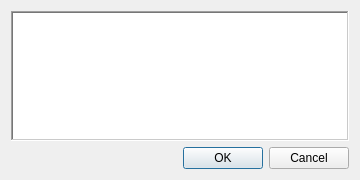
<?xml version="1.0" encoding="UTF-8"?>
<ui version="4.0">
 <class>TextDialog</class>
 <widget class="QDialog" name="TextDialog">
  <property name="windowModality">
   <enum>Qt::ApplicationModal</enum>
  </property>
  <property name="geometry">
   <rect>
    <x>0</x>
    <y>0</y>
    <width>360</width>
    <height>180</height>
   </rect>
  </property>
  <property name="locale">
   <locale language="English" country="UnitedStates"/>
  </property>
  <property name="modal">
   <bool>false</bool>
  </property>
  <layout class="QVBoxLayout" name="verticalLayout">
   <item>
    <widget class="QTextEdit" name="high_edit_txt">
     <property name="frameShape">
      <enum>QFrame::WinPanel</enum>
     </property>
     <property name="acceptRichText">
      <bool>false</bool>
     </property>
    </widget>
   </item>
   <item>
    <widget class="QFrame" name="btn_box">
     <property name="sizePolicy">
      <sizepolicy hsizetype="Preferred" vsizetype="Fixed">
       <horstretch>0</horstretch>
       <verstretch>0</verstretch>
      </sizepolicy>
     </property>
     <layout class="QHBoxLayout" name="horizontalLayout">
      <property name="margin" stdset="0">
       <number>0</number>
      </property>
      <item>
       <spacer name="horizontalSpacer">
        <property name="orientation">
         <enum>Qt::Horizontal</enum>
        </property>
        <property name="sizeHint" stdset="0">
         <size>
          <width>175</width>
          <height>20</height>
         </size>
        </property>
       </spacer>
      </item>
      <item>
       <widget class="QPushButton" name="ok_btn">
        <property name="toolTip">
         <string>Check online for an updated version</string>
        </property>
        <property name="text">
         <string>OK</string>
        </property>
       </widget>
      </item>
      <item>
       <widget class="QPushButton" name="cancel_btn">
        <property name="text">
         <string>Cancel</string>
        </property>
       </widget>
      </item>
     </layout>
    </widget>
   </item>
  </layout>
 </widget>
 <resources>
  <include location="../images.qrc"/>
 </resources>
 <connections>
  <connection>
   <sender>cancel_btn</sender>
   <signal>clicked()</signal>
   <receiver>TextDialog</receiver>
   <slot>close()</slot>
   <hints>
    <hint type="sourcelabel">
     <x>169</x>
     <y>116</y>
    </hint>
    <hint type="destinationlabel">
     <x>168</x>
     <y>75</y>
    </hint>
   </hints>
  </connection>
  <connection>
   <sender>ok_btn</sender>
   <signal>clicked()</signal>
   <receiver>TextDialog</receiver>
   <slot>close()</slot>
   <hints>
    <hint type="sourcelabel">
     <x>351</x>
     <y>279</y>
    </hint>
    <hint type="destinationlabel">
     <x>239</x>
     <y>279</y>
    </hint>
   </hints>
  </connection>
 </connections>
</ui>
